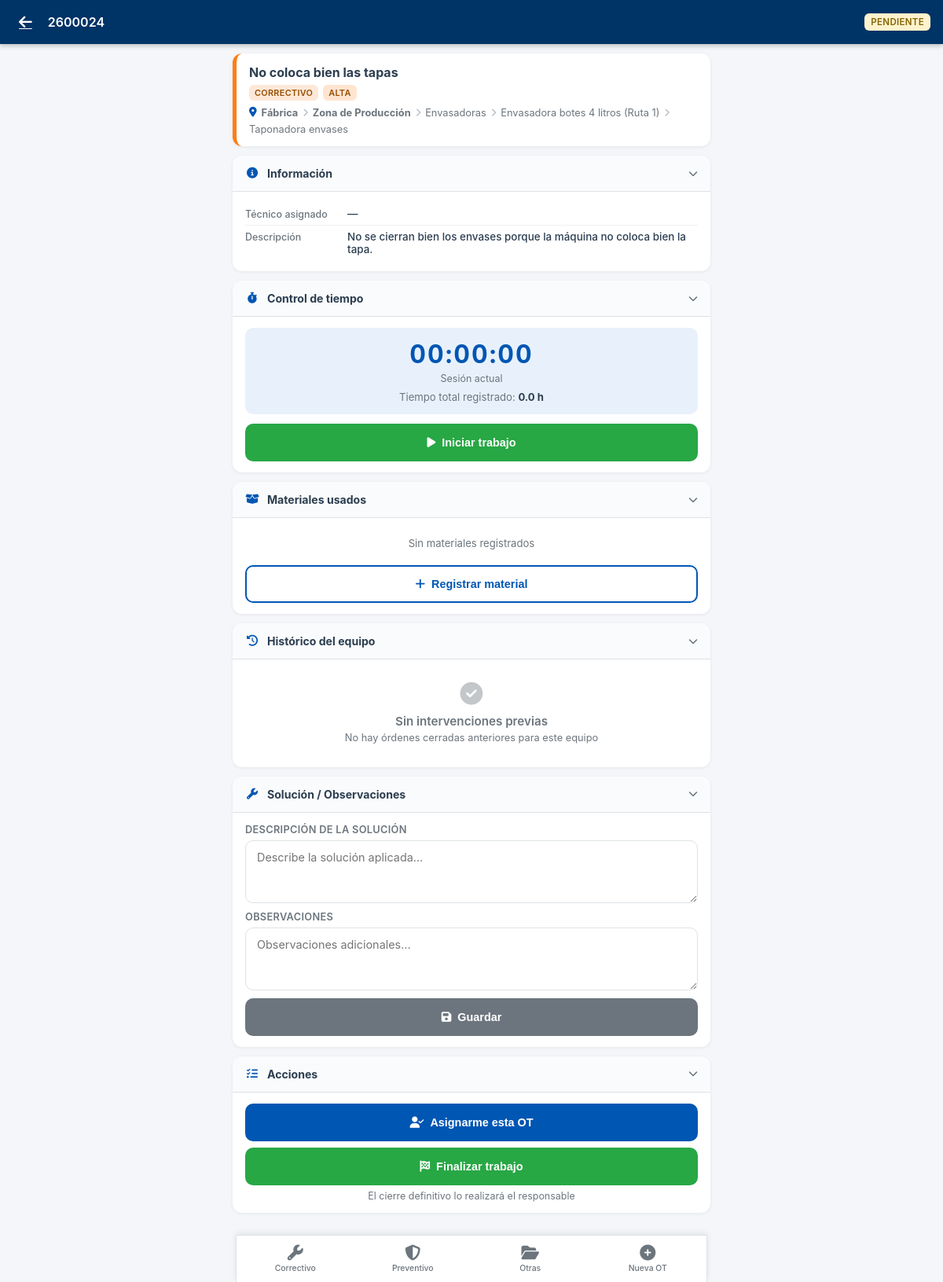
/movil/ot/30 (signed in), run on an earlier commit of the app's database.
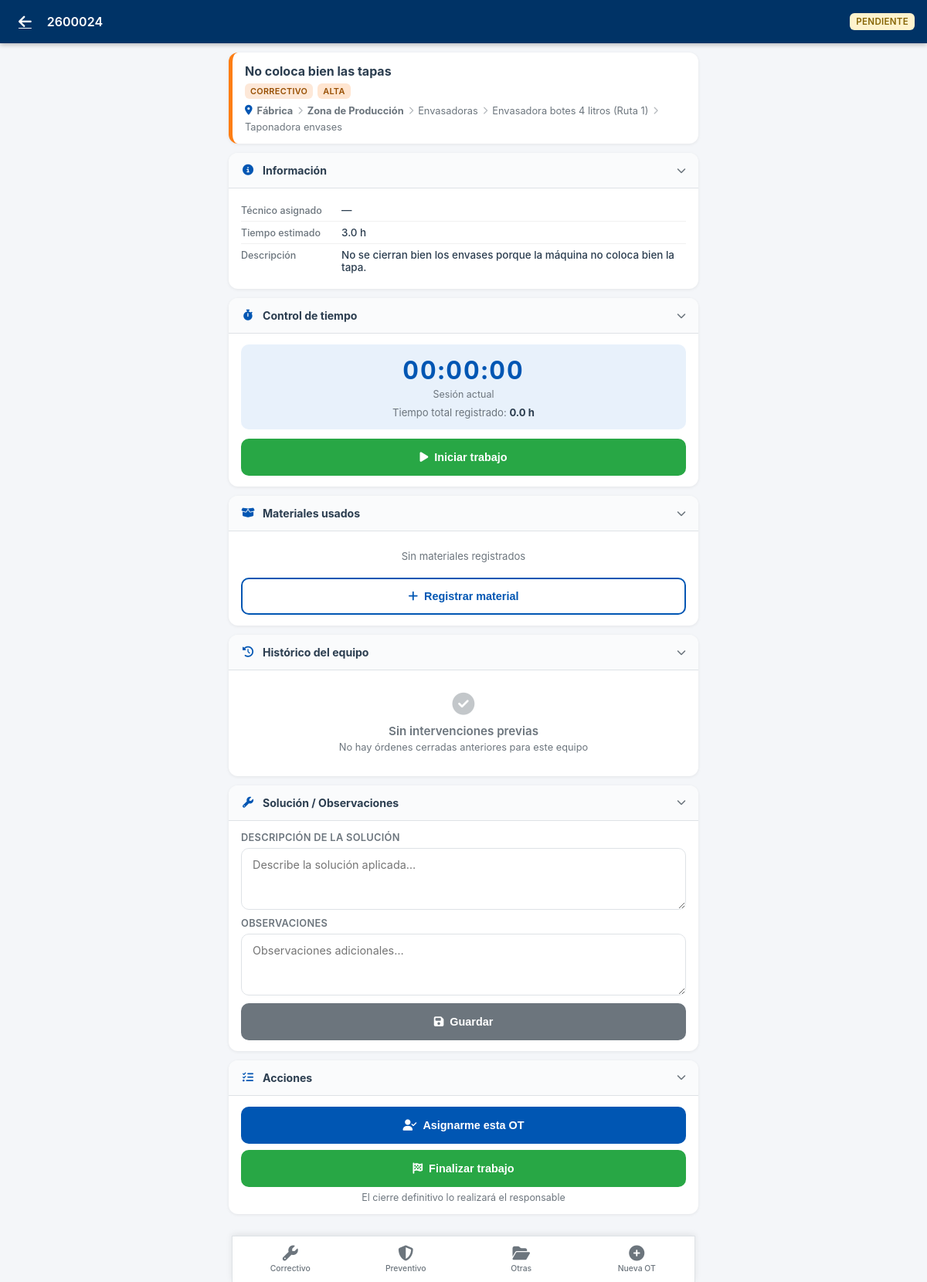
And on a later commit of the database.
### models.py (models this page shows, shortened)
class OrdenTrabajo(db.Model):
    id = db.Column(db.Integer, primary_key=True)
    numero = db.Column(db.String(20), unique=True, nullable=False)
    tipo = db.Column(db.String(20), nullable=False)  # correctivo, preventivo
    prioridad = db.Column(db.String(20), default='media')  # urgente, alta, media, baja
    estado = db.Column(db.String(20), default='pendiente')  # pendiente, asignada, en_curso, cerrada, cancelada
    fechaCreacion = db.Column(db.DateTime, default=datetime.now)
    fechaProgramada = db.Column(db.DateTime)
    fechaInicio = db.Column(db.DateTime)
    fechaFin = db.Column(db.DateTime)
    titulo = db.Column(db.String(200), nullable=False)
    descripcionProblema = db.Column(db.Text)
    descripcionSolucion = db.Column(db.Text)
    observaciones = db.Column(db.Text)
    equipoTipo = db.Column(db.String(20), nullable=False)  # empresa, planta, zona, linea, maquina, elemento
    equipoId = db.Column(db.Integer, nullable=False)
    maquinaId = db.Column(db.Integer, db.ForeignKey('maquina.id'), nullable=True)
    elementoId = db.Column(db.Integer, db.ForeignKey('elemento.id'))
    planPreventivoId = db.Column(db.Integer, db.ForeignKey('plan_preventivo.id'))  # LEGACY - Deprecado
    asignacionGamaId = db.Column(db.Integer, db.ForeignKey('asignacion_gama.id'))  # LEGACY - Deprecado
    gamaId          = db.Column(db.Integer, db.ForeignKey('gama_mantenimiento.id'), nullable=True)
    frecuenciaTipo  = db.Column(db.String(20))   # 'dias' | 'semanas' | 'meses'
    frecuenciaValor = db.Column(db.Integer)       # número entero
    gama = db.relationship('GamaMantenimiento', foreign_keys=[gamaId])
    tecnicoAsignado = db.Column(db.String(100))  # Técnico principal (legacy)
    tiempoEstimado = db.Column(db.Float)  # horas
    tiempoReal = db.Column(db.Float)  # horas (calculado de registros)
    tiempoParada = db.Column(db.Float)  # horas de parada de máquina
    costeTallerExterno = db.Column(db.Float, default=0)  # Total acumulado (calculado)
    descripcionTallerExterno = db.Column(db.Text)  # LEGACY - primer coste
    proveedorExterno = db.Column(db.String(100))   # LEGACY - primer coste
    costesExternosJson = db.Column(db.Text)  # JSON list de {proveedor, descripcion, coste}
    creadoPor = db.Column(db.String(100))
    cerradoPor = db.Column(db.String(100))
    consumos = db.relationship('ConsumoRecambio', backref='ordenTrabajo', lazy=True, cascade='all, delete-orphan')
    registrosTiempo = db.relationship('RegistroTiempo', backref='ordenTrabajo', lazy=True, cascade='all, delete-orphan')
    respuestasChecklist = db.relationship('RespuestaChecklist', backref='ordenTrabajo', lazy=True, cascade='all, delete-orphan')

class Planta(db.Model):
    id = db.Column(db.Integer, primary_key=True)
    empresaId = db.Column(db.Integer, db.ForeignKey('empresa.id'), nullable=False)
    codigo = db.Column(db.String(10), nullable=False)
    nombre = db.Column(db.String(100), nullable=False)
    descripcion = db.Column(db.Text)
    direccion = db.Column(db.String(200))
    zonas = db.relationship('Zona', backref='planta', lazy=True, cascade='all, delete-orphan')

class Zona(db.Model):
    id = db.Column(db.Integer, primary_key=True)
    plantaId = db.Column(db.Integer, db.ForeignKey('planta.id'), nullable=False)
    codigo = db.Column(db.String(10), nullable=False)
    nombre = db.Column(db.String(100), nullable=False)
    descripcion = db.Column(db.Text)
    lineas = db.relationship('Linea', backref='zona', lazy=True, cascade='all, delete-orphan')

class Linea(db.Model):
    id = db.Column(db.Integer, primary_key=True)
    zonaId = db.Column(db.Integer, db.ForeignKey('zona.id'), nullable=False)
    codigo = db.Column(db.String(10), nullable=False)
    nombre = db.Column(db.String(100), nullable=False)
    descripcion = db.Column(db.Text)
    maquinas = db.relationship('Maquina', backref='linea', lazy=True, cascade='all, delete-orphan')

class Maquina(db.Model):
    id = db.Column(db.Integer, primary_key=True)
    lineaId = db.Column(db.Integer, db.ForeignKey('linea.id'), nullable=False)
    codigo = db.Column(db.String(10), nullable=False)
    nombre = db.Column(db.String(100), nullable=False)
    modelo = db.Column(db.String(50))
    fabricante = db.Column(db.String(50))
    numeroSerie = db.Column(db.String(50))
    descripcion = db.Column(db.Text)
    fechaInstalacion = db.Column(db.Date)
    criticidad = db.Column(db.String(20), default='media')  # alta, media, baja
    estado = db.Column(db.String(20), default='operativo')  # operativo, averiado, mantenimiento
    horasOperacion = db.Column(db.Integer, default=0)  # Contador de horas
    rav = db.Column(db.Float, default=0.0)             # Valor de reposición (RAV)
    elementos = db.relationship('Elemento', backref='maquina', lazy=True, cascade='all, delete-orphan')
    ordenesTrabajo = db.relationship('OrdenTrabajo', backref='maquina', lazy=True)
    planesPreventivos = db.relationship('PlanPreventivo', backref='maquina', lazy=True)
    recambiosAsociados = db.relationship('RecambioEquipo', backref='maquina', lazy=True)

class Elemento(db.Model):
    id = db.Column(db.Integer, primary_key=True)
    maquinaId = db.Column(db.Integer, db.ForeignKey('maquina.id'), nullable=False)
    codigo = db.Column(db.String(10), nullable=False)
    nombre = db.Column(db.String(100), nullable=False)
    tipo = db.Column(db.String(50))
    descripcion = db.Column(db.Text)
    fabricante = db.Column(db.String(50))
    modelo = db.Column(db.String(50))
    numeroSerie = db.Column(db.String(50))
    rav = db.Column(db.Float, default=0.0)             # Valor de reposición (RAV)

### blueprints/mobile/routes.py (the view, shortened to what this page needs)
@bp.route('/ot/<int:id>')
@movil_required
def ver_ot(id):
    ot = OrdenTrabajo.query.get_or_404(id)
    _enrich_ot(ot)
    nombre_tecnico = _nombre_tecnico(current_user)
    trabajo_activo = RegistroTiempo.query.filter_by(
        ordenId=id, tecnico=nombre_tecnico, enCurso=True
    ).first()
    registros_tiempo = RegistroTiempo.query.filter_by(ordenId=id).order_by(
        RegistroTiempo.inicio.desc()
    ).all()
    consumos = ConsumoRecambio.query.filter_by(ordenId=id).all()
    tareas_gama = []
    tareas_realizadas_ids = set()
    checklist_items = []
    respuestas_map = {}
    historico_equipo = []
    et = ot.equipoTipo or ('maquina' if ot.maquinaId else None)
    ei = ot.equipoId or ot.maquinaId
    if et and ei:
        condiciones = [
            and_(OrdenTrabajo.equipoTipo == et, OrdenTrabajo.equipoId == ei)
        ]
        maq_id = ot.maquinaId or (ei if et == 'maquina' else None)
        if maq_id:
            condiciones.append(OrdenTrabajo.maquinaId == maq_id)
        historico_equipo = OrdenTrabajo.query.filter(
            OrdenTrabajo.id != ot.id,
            OrdenTrabajo.estado == 'cerrada',
            or_(*condiciones),
        ).order_by(OrdenTrabajo.fechaFin.desc()).limit(15).all()
    return render_template(
        'mobile/ot_detail.html',
        ot=ot,
        nombre_tecnico=nombre_tecnico,
        trabajo_activo=trabajo_activo,
        registros_tiempo=registros_tiempo,
        consumos=consumos,
        tareas_gama=tareas_gama,
        tareas_realizadas_ids=tareas_realizadas_ids,
        checklist_items=checklist_items,
        respuestas_map=respuestas_map,
        historico_equipo=historico_equipo,
    )

### templates/mobile/ot_detail.html (shortened to what this page needs)
{% extends "mobile/base.html" %}
{% block header %}
<a href="{{ url_for('mobile.home') }}" class="m-header-back">
  <i class="fas fa-arrow-left"></i>
</a>
<span class="m-header-title">{{ ot.numero }}</span>
<div class="m-header-actions">
  <span class="m-badge m-badge-estado-{{ ot.estado }}" style="font-size:.72rem;padding:4px 8px;">
    {{ ot.estado | replace('_', ' ') }}
  </span>
</div>
{% endblock %}
{% block content %}
<div class="m-ot-header-card prio-{{ ot.prioridad }}">
  <div class="m-ot-header-titulo">{{ ot.titulo }}</div>
  <div class="m-ot-header-badges">
    <span class="m-badge m-badge-tipo-{{ ot.tipo }}">{{ ot.tipo }}</span>
    <span class="m-badge m-badge-prio-{{ ot.prioridad }}">
      {{ ot.prioridad }}
    </span>
  </div>
  {% if ot._ruta %}
  <div class="m-ot-header-equipo">
    <i class="fas fa-map-marker-alt" style="color:var(--m-primary)"></i>
    {% for nivel in ot._ruta %}
    {% if not loop.first %}<i class="fas fa-chevron-right" style="font-size:.65rem;opacity:.5"></i>{% endif %}
    <span style="font-weight:{% if nivel.tipo in ['planta','zona'] %}700{% else %}400{% endif %}">{{ nivel.nombre
      }}</span>
    {% endfor %}
  </div>
  {% endif %}
</div>
<div class="m-section" id="sec-info">
  <div class="m-section-header">
    <div class="m-section-header-left">
      <i class="fas fa-info-circle"></i>Información
    </div>
    <i class="fas fa-chevron-down m-section-chevron"></i>
  </div>
  <div class="m-section-body">
    <div class="m-info-row">
      <span class="m-info-label">Técnico asignado</span>
      <span class="m-info-value">{{ ot.tecnicoAsignado or '—' }}</span>
    </div>
    {% if ot.tiempoEstimado %}
    <div class="m-info-row">
      <span class="m-info-label">Tiempo estimado</span>
      <span class="m-info-value">{{ ot.tiempoEstimado }} h</span>
    </div>
    {% endif %}
    {% if ot.descripcionProblema %}
    <div class="m-info-row">
      <span class="m-info-label">Descripción</span>
      <span class="m-info-value">{{ ot.descripcionProblema }}</span>
    </div>
    {% endif %}
  </div>
</div>
{% if ot.estado not in ['cerrada', 'cancelada'] %}
<div class="m-section" id="sec-tiempo">
  <div class="m-section-header">
    <div class="m-section-header-left">
      <i class="fas fa-stopwatch"></i>Control de tiempo
    </div>
    <i class="fas fa-chevron-down m-section-chevron"></i>
  </div>
  <div class="m-section-body">
    <div class="m-timer-box">
      <div class="m-timer-value" id="timerDisplay">
        {% if trabajo_activo %}
        <span class="m-time-en-curso"><i class="fas fa-circle" style="font-size:.8rem"></i> En curso</span>
        {% else %}
        00:00:00
        {% endif %}
      </div>
      <div class="m-timer-label">Sesión actual</div>
      <div class="m-timer-total">
        Tiempo total registrado: <strong>{{ '%.1f' % (ot.tiempoReal or 0) }} h</strong>
      </div>
    </div>
    {% if trabajo_activo %}
    <button class="m-btn m-btn-warning m-btn-full" onclick="pausarTrabajo()">
      <i class="fas fa-pause"></i> Pausar trabajo
    </button>
    {% else %}
    <button class="m-btn m-btn-success m-btn-full" onclick="iniciarTrabajo()">
      <i class="fas fa-play"></i> Iniciar trabajo
    </button>
    {% endif %}
  </div>
</div>
{% endif %}
<div class="m-section" id="sec-consumos">
  <div class="m-section-header">
    <div class="m-section-header-left">
      <i class="fas fa-box-open"></i>
      Materiales usados
    </div>
    <i class="fas fa-chevron-down m-section-chevron"></i>
  </div>
  <div class="m-section-body">
    {% if consumos %}
    {% for c in consumos %}
    <div class="m-consumo-item">
      <div>
        <div class="m-consumo-nombre">{{ c.recambio.nombre if c.recambio else '—' }}</div>
        <div class="m-consumo-qty">Cantidad: {{ c.cantidad }} {{ c.recambio.unidadMedida if c.recambio else '' }}</div>
      </div>
      <div class="m-consumo-coste">
        {% if c.precioUnitario %}{{ '%.2f' % (c.cantidad * c.precioUnitario) }} €{% endif %}
      </div>
    </div>
    {% endfor %}
    {% else %}
    <p class="m-text-muted m-text-center" style="padding:10px 0">Sin materiales registrados</p>
    {% endif %}
    {% if ot.estado not in ['cerrada', 'cancelada'] %}
    <button class="m-btn m-btn-outline m-btn-full" style="margin-top:10px" onclick="abrirModalConsumo()">
      <i class="fas fa-plus"></i> Registrar material
    </button>
    {% endif %}
  </div>
</div>
{% if ot.equipoTipo or ot.maquinaId %}
{% if historico_equipo %}
<div class="m-section" id="sec-historico">
  <div class="m-section-header">
    <div class="m-section-header-left">
      <i class="fas fa-history"></i>
      Histórico del equipo
      <span class="m-badge" style="background:var(--m-primary-light);color:var(--m-primary);margin-left:6px">
        {{ historico_equipo|length }}
      </span>
    </div>
    <i class="fas fa-chevron-down m-section-chevron"></i>
  </div>
  <div class="m-section-body">
    {% for h in historico_equipo %}
    <div class="m-historico-item">
      <div class="m-historico-header">
        <div style="display:flex;align-items:center;gap:8px">
          <span class="m-historico-num">{{ h.numero }}</span>
          <span class="m-badge m-badge-tipo-{{ h.tipo }}">{{ h.tipo }}</span>
        </div>
        <span class="m-text-small m-text-muted">
          {{ h.fechaFin.strftime('%d/%m/%Y') if h.fechaFin else (h.fechaCreacion.strftime('%d/%m/%Y') if h.fechaCreacion
          else '—') }}
        </span>
      </div>
      {% if h.descripcionProblema %}
      <div class="m-historico-problema">
        <span class="m-historico-label">Problema</span>
        {{ h.descripcionProblema }}
      </div>
      {% endif %}
      {% if h.descripcionSolucion %}
      <div class="m-historico-solucion">
        <span class="m-historico-label">Solución</span>
        {{ h.descripcionSolucion }}
      </div>
      {% else %}
      <div class="m-historico-solucion m-historico-sin-sol">
        <span class="m-historico-label">Solución</span>
        <em>Sin registrar</em>
      </div>
      {% endif %}
      <div class="m-historico-meta">
        {% if h.tecnicoAsignado %}<span><i class="fas fa-user"></i> {{ h.tecnicoAsignado }}</span>{% endif %}
        {% if h.tiempoReal %}<span><i class="fas fa-clock"></i> {{ '%.1f' % h.tiempoReal }} h</span>{% endif %}
      </div>
    </div>
    {% endfor %}
  </div>
</div>
{% else %}
<div class="m-section" id="sec-historico">
  <div class="m-section-header">
    <div class="m-section-header-left">
      <i class="fas fa-history"></i>
      Histórico del equipo
    </div>
    <i class="fas fa-chevron-down m-section-chevron"></i>
  </div>
  <div class="m-section-body">
    <div class="m-empty" style="padding:16px 0">
      <i class="fas fa-check-circle" style="font-size:1.8rem"></i>
      <div class="m-empty-title">Sin intervenciones previas</div>
      <div class="m-empty-sub">No hay órdenes cerradas anteriores para este equipo</div>
    </div>
  </div>
</div>
{% endif %}
{% endif %}
{% if ot.estado not in ['cerrada', 'cancelada'] %}
<div class="m-section" id="sec-solucion">
  <div class="m-section-header">
    <div class="m-section-header-left">
      <i class="fas fa-wrench"></i>Solución / Observaciones
    </div>
    <i class="fas fa-chevron-down m-section-chevron"></i>
  </div>
  <div class="m-section-body">
    <div class="m-field">
      <label class="m-label">Descripción de la solución</label>
      <textarea class="m-textarea" id="descripcionSolucion" rows="3"
        placeholder="Describe la solución aplicada…">{{ ot.descripcionSolucion or '' }}</textarea>
    </div>
    <div class="m-field" style="margin-top:10px">
      <label class="m-label">Observaciones</label>
      <textarea class="m-textarea" id="observaciones" rows="2"
        placeholder="Observaciones adicionales…">{{ ot.observaciones or '' }}</textarea>
    </div>
    <button class="m-btn m-btn-secondary m-btn-full" style="margin-top:10px" onclick="guardarSolucion()">
      <i class="fas fa-save"></i> Guardar
    </button>
  </div>
</div>
<div class="m-section" id="sec-acciones">
  <div class="m-section-header">
    <div class="m-section-header-left">
      <i class="fas fa-tasks"></i>Acciones
    </div>
    <i class="fas fa-chevron-down m-section-chevron"></i>
  </div>
  <div class="m-section-body">
    {% if ot.estado == 'pendiente' %}
    <button class="m-btn m-btn-primary m-btn-full" style="margin-bottom:8px" onclick="cambiarEstado('asignada')">
      <i class="fas fa-user-check"></i> Asignarme esta OT
    </button>
    {% endif %}
    {% if ot.estado in ['pendiente', 'asignada', 'en_curso'] %}
    {% if tecnico_puede_cerrar %}
    <button class="m-btn m-btn-success m-btn-full" onclick="confirmarCerrar('cerrada')">
      <i class="fas fa-check-circle"></i> Cerrar orden de trabajo
    </button>
    {% else %}
    <button class="m-btn m-btn-success m-btn-full" onclick="confirmarCerrar('cerrado_parcial')">
      <i class="fas fa-flag-checkered"></i> Finalizar trabajo
    </button>
    <p class="m-text-muted m-text-small" style="margin-top:6px;text-align:center">
      El cierre definitivo lo realizará el responsable
    </p>
    {% endif %}
    {% endif %}
  </div>
</div>
{% endif %}
{% endblock %}

What changed in the data, as far as the page shows it:
changed OrdenTrabajo "No coloca bien las tapas": tiempoEstimado (not shown) → "3.0"
Also different on the page:
text now shown: "Tiempo estimado h"
